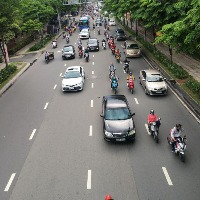
#> input picture CV_ETE/SET-3-Program-2.jpg, 200 x 200 px
$ jupyter execute --allow-errors Program2.ipynb
#> lines starting #> are read from the running program, lines starting #| are printed output that depends on the picture
[cell 1]
import cv2
import numpy as np
import matplotlib.pyplot as plt

[cell 2]
def add_noises(image, gaussian_var=0.1, s_vs_p=0.5, amount=0.05):
    # Add Gaussian noise
    row, col = image.shape
    mean = 0
    sigma = gaussian_var ** 0.5
    gaussian = np.random.normal(mean, sigma, (row, col))
    noisy = image + gaussian * 255
    noisy = np.clip(noisy, 0, 255).astype(np.uint8)

    # Add salt-and-pepper noise
    num_salt = np.ceil(amount * image.size * s_vs_p)
    num_pepper = np.ceil(amount * image.size * (1 - s_vs_p))

    # Salt
    coords = [np.random.randint(0, i-1, int(num_salt)) for i in image.shape]
    noisy[coords[0], coords[1]] = 255

    # Pepper
    coords = [np.random.randint(0, i-1, int(num_pepper)) for i in image.shape]
    noisy[coords[0], coords[1]] = 0

    return noisy.astype(np.uint8)

[cell 3]
def adaptive_median_filter(image, max_window_size=7):
    filtered = image.copy()
    rows, cols = image.shape

    for i in range(rows):
        for j in range(cols):
            window_size = 3
            done = False

            while window_size <= max_window_size:
                pad = (window_size - 1) // 2
                window = image[max(0, i-pad):min(rows, i+pad+1),
                             max(0, j-pad):min(cols, j+pad+1)]

                z_min = np.min(window)
                z_max = np.max(window)
                z_med = np.median(window)

                A1 = z_med - z_min
                A2 = z_med - z_max

                if A1 > 0 and A2 < 0:
                    B1 = image[i, j] - z_min
                    B2 = image[i, j] - z_max
                    if B1 > 0 and B2 < 0:
                        filtered[i, j] = image[i, j]
                    else:
                        filtered[i, j] = z_med
                    done = True
                    break
                else:
                    window_size += 2

            if not done:
                filtered[i, j] = z_med

    return filtered.astype(np.uint8)

[cell 4]
if __name__ == "__main__":

    image = cv2.imread('SET-3-Program-2.jpg', cv2.IMREAD_GRAYSCALE)
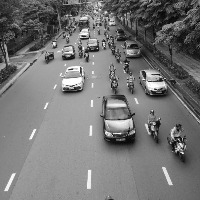
#> image: shape (200, 200); min 0, max 255, mean 117.4


    noisy_image = add_noises(image, gaussian_var=0.05, amount=0.1)
#> in add_noises, `noisy = image + gaussian * 255`:
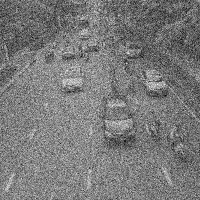
#> noisy: shape (200, 200) float64; min -178.8, max 437.8, mean 117.2; drawn with min black and max white
#> in add_noises, `noisy = np.clip(noisy, 0, 255).astype(np.uint8)`:
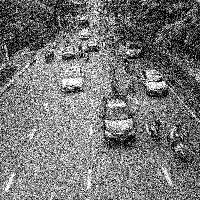
#> noisy: shape (200, 200); min 0, max 255, mean 117.8
#> in add_noises, `noisy[coords[0], coords[1]] = 0`:
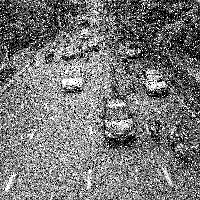
#> noisy: shape (200, 200); min 0, max 255, mean 118.6

    adaptive_median_filtered = adaptive_median_filter(noisy_image, max_window_size=7)
#> after the loop in adaptive_median_filter, `for i in range(rows):`:
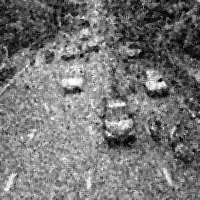
#> filtered: shape (200, 200); min 0, max 255, mean 117.1
